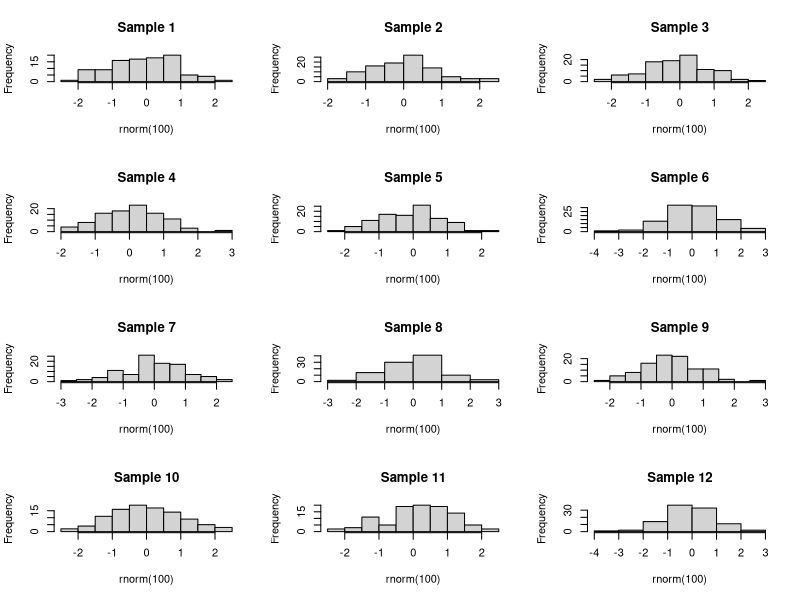
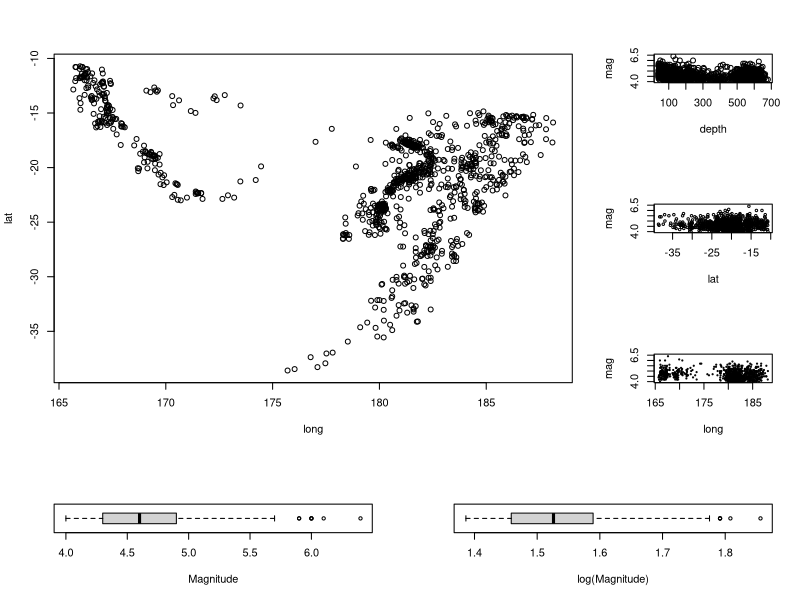
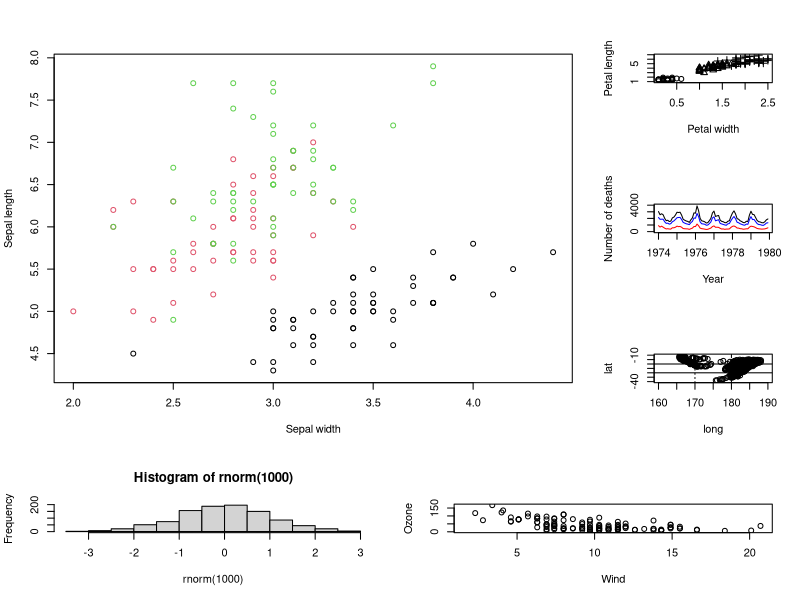

Write R code to recreate these figures, in order. (Note: this script raises an error after producing the figures.)
## ----Hists12Z------------------------------------------------------------
par(mfrow=c(4,3)) 
for(Counter in 1:12){ 
hist(rnorm(100), main=paste("Sample", Counter))} 

## ----CreateArrangement---------------------------------------------------
Arrangement.mat = matrix(c(1,1,1,2,1,1,1,3,1,1,1,4,5,5,6,6), byrow=TRUE, nrow=4) 
Arrangement.mat 

## ----LayoutDiffSizes-----------------------------------------------------
attach(quakes) 
layout(Arrangement.mat) 
plot(long, lat) 
plot(depth, mag, ylim=c(4,6.5)) 
plot(lat, mag, ylim=c(4,6.5), cex=0.5) 
plot(long, mag, ylim=c(4,6.5), cex=0.25) 
boxplot(mag, xlab="Magnitude", horizontal=TRUE) 
boxplot(log(mag), xlab="log(Magnitude)", horizontal=TRUE) 
detach(quakes) 

## ----IrisInColour--------------------------------------------------------
plot(Sepal.Length~Sepal.Width, data=iris, xlab="Sepal width", ylab="Sepal length", col=Species) 

## ----IrisInSymbols-------------------------------------------------------
plot(Petal.Length~Petal.Width, data=iris, xlab="Petal width", ylab="Petal length", pch=as.numeric(Species)) 

## ----Colors, eval=FALSE--------------------------------------------------
colors() 

## ----DeathsTSPlot--------------------------------------------------------
plot(ldeaths, ylim=c(0,4000), xlab="Year", ylab="Number of deaths") 
lines(fdeaths, col="red") 
lines(mdeaths, col="blue") 

## ----QuakesPlaces--------------------------------------------------------
plot(lat~long, data=quakes, xlim=c(160,190), ylim=c(-40,-10)) 
abline(h=-30) 
abline(h=-20, lty=1) 
abline(v=180, lty=2) 
abline(v=170, lty=3) 

## ----HistWithNormalCurve-------------------------------------------------
hist(rnorm(1000)) 
curve(dnorm(x), -3,3, add=TRUE) 

## ----AddPolyCurve--------------------------------------------------------
Ozone.poly2 = lm(Ozone~poly(Wind,2, raw=TRUE), data=airquality) 
Coeffs=coef(Ozone.poly2) 
plot(Ozone~Wind, data=airquality) 
curve(Coeffs[1]+Coeffs[2]*x+Coeffs[2]*x^2, min(Wind), max(Wind), add=TRUE) 

## ----DeathsTSPlotLegend--------------------------------------------------
plot(ldeaths, ylim=c(0,4000), xlab="Year", ylab="Number of deaths") 
lines(fdeaths, col="red") 
lines(mdeaths, col="blue") 
legend("topright", legend=c("Total", "Men", "Women"), col=c("black", "blue", "red"), lty=c(1,1,1)) 

## ----CreateSomeData------------------------------------------------------
Frequency=c(12,19, 22, 18, 11,13, 13, 12) 
Gender=rep(c("Male", "Female"), 4) 
Age=rep(c(17,18,19,20), each=2) 

## ----ClusterBar----------------------------------------------------------
barplot(tapply(Frequency, list(Gender, Age), sum), col=c(2,4), legend=TRUE, beside=TRUE) 
title("Cluster bar chart of age and gender", ylab="Count", xlab="Age") 

## ----StackBar------------------------------------------------------------
barplot(tapply(Frequency, list(Gender, Age), sum), col=c(2,4), legend=TRUE) 
title("Stack bar chart of age and gender", ylab="Count", xlab="Age") 

## ----MtEdenContour-------------------------------------------------------
contour(volcano) 

## ----VolcanoExample, eval=FALSE------------------------------------------
example(volcano) 

## ----XYZContour----------------------------------------------------------
xUnique=((0:100)-50)/10 
yUnique=((0:100)-50)/10 
x=rep(xUnique, 101) 
y=rep(yUnique, each=101) 
z=matrix(0.75*x^2 + 0.5*y^2-0.4*x*y+x-y-1, nrow=101) 
contour(xUnique, yUnique, z) 

